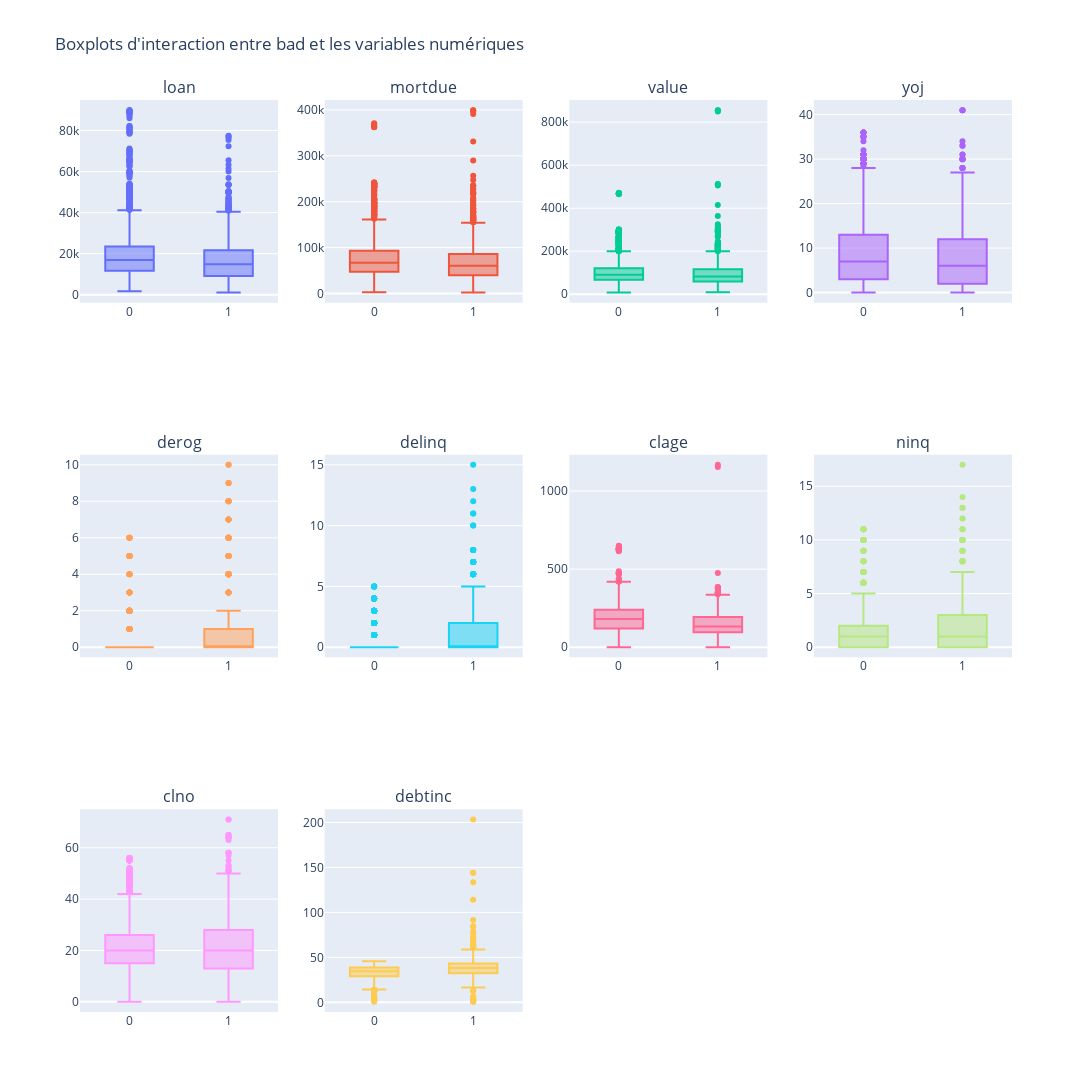

The code cell stored with this chart in its notebook:
### Code cell
# Boxplots par classes à prédire
i,j = 1,1
fig = make_subplots(rows=3, cols=4, subplot_titles=[x for x in df_num.columns.tolist()])

for col in df_num.columns:
    fig.add_trace(
        go.Box(x=df["bad"],
               y=df[col]),
        row=i, col=j)
    j+=1
    if j%5==0:
        i+=1
        j=1

fig.update_layout(width=1500, height=1500,title_text="Boxplots d'interaction entre bad et les variables numériques",showlegend=False)

### Figure 1 — Plotly figure (JSON) as saved in the notebook; plotly's stock layout.template omitted (floating-point values rounded to 4 significant figures; data arrays with more than 128 entries replaced by an {"elided": "..."} marker saying what was removed)
{"data": [{"type": "box", "x": {"elided": "5961 float values"}, "xaxis": "x", "y": {"elided": "5961 float values"}, "yaxis": "y"}, {"type": "box", "x": {"elided": "5961 float values"}, "xaxis": "x2", "y": {"elided": "5961 float values"}, "yaxis": "y2"}, {"type": "box", "x": {"elided": "5961 float values"}, "xaxis": "x3", "y": {"elided": "5961 float values"}, "yaxis": "y3"}, {"type": "box", "x": {"elided": "5961 float values"}, "xaxis": "x4", "y": {"elided": "5961 float values"}, "yaxis": "y4"}, {"type": "box", "x": {"elided": "5961 float values"}, "xaxis": "x5", "y": {"elided": "5961 float values"}, "yaxis": "y5"}, {"type": "box", "x": {"elided": "5961 float values"}, "xaxis": "x6", "y": {"elided": "5961 float values"}, "yaxis": "y6"}, {"type": "box", "x": {"elided": "5961 float values"}, "xaxis": "x7", "y": {"elided": "5961 float values"}, "yaxis": "y7"}, {"type": "box", "x": {"elided": "5961 float values"}, "xaxis": "x8", "y": {"elided": "5961 float values"}, "yaxis": "y8"}, {"type": "box", "x": {"elided": "5961 float values"}, "xaxis": "x9", "y": {"elided": "5961 float values"}, "yaxis": "y9"}, {"type": "box", "x": {"elided": "5961 float values"}, "xaxis": "x10", "y": {"elided": "5961 float values"}, "yaxis": "y10"}], "layout": {"annotations": [{"font": {"size": 16}, "showarrow": false, "text": "loan", "x": 0.1062, "xanchor": "center", "xref": "paper", "y": 1, "yanchor": "bottom", "yref": "paper"}, {"font": {"size": 16}, "showarrow": false, "text": "mortdue", "x": 0.3688, "xanchor": "center", "xref": "paper", "y": 1, "yanchor": "bottom", "yref": "paper"}, {"font": {"size": 16}, "showarrow": false, "text": "value", "x": 0.6313, "xanchor": "center", "xref": "paper", "y": 1, "yanchor": "bottom", "yref": "paper"}, {"font": {"size": 16}, "showarrow": false, "text": "yoj", "x": 0.8938, "xanchor": "center", "xref": "paper", "y": 1, "yanchor": "bottom", "yref": "paper"}, {"font": {"size": 16}, "showarrow": false, "text": "derog", "x": 0.1062, "xanchor": "center", "xref": "paper", "y": 0.6111, "yanchor": "bottom", "yref": "paper"}, {"font": {"size": 16}, "showarrow": false, "text": "delinq", "x": 0.3688, "xanchor": "center", "xref": "paper", "y": 0.6111, "yanchor": "bottom", "yref": "paper"}, {"font": {"size": 16}, "showarrow": false, "text": "clage", "x": 0.6313, "xanchor": "center", "xref": "paper", "y": 0.6111, "yanchor": "bottom", "yref": "paper"}, {"font": {"size": 16}, "showarrow": false, "text": "ninq", "x": 0.8938, "xanchor": "center", "xref": "paper", "y": 0.6111, "yanchor": "bottom", "yref": "paper"}, {"font": {"size": 16}, "showarrow": false, "text": "clno", "x": 0.1062, "xanchor": "center", "xref": "paper", "y": 0.2222, "yanchor": "bottom", "yref": "paper"}, {"font": {"size": 16}, "showarrow": false, "text": "debtinc", "x": 0.3688, "xanchor": "center", "xref": "paper", "y": 0.2222, "yanchor": "bottom", "yref": "paper"}], "height": 1500, "showlegend": false, "title": {"text": "Boxplots d'interaction entre bad et les variables numériques"}, "width": 1500, "xaxis": {"anchor": "y", "domain": [0, 0.2125]}, "xaxis10": {"anchor": "y10", "domain": [0.2625, 0.475]}, "xaxis11": {"anchor": "y11", "domain": [0.525, 0.7375]}, "xaxis12": {"anchor": "y12", "domain": [0.7875, 1]}, "xaxis2": {"anchor": "y2", "domain": [0.2625, 0.475]}, "xaxis3": {"anchor": "y3", "domain": [0.525, 0.7375]}, "xaxis4": {"anchor": "y4", "domain": [0.7875, 1]}, "xaxis5": {"anchor": "y5", "domain": [0, 0.2125]}, "xaxis6": {"anchor": "y6", "domain": [0.2625, 0.475]}, "xaxis7": {"anchor": "y7", "domain": [0.525, 0.7375]}, "xaxis8": {"anchor": "y8", "domain": [0.7875, 1]}, "xaxis9": {"anchor": "y9", "domain": [0, 0.2125]}, "yaxis": {"anchor": "x", "domain": [0.7778, 1]}, "yaxis10": {"anchor": "x10", "domain": [0, 0.2222]}, "yaxis11": {"anchor": "x11", "domain": [0, 0.2222]}, "yaxis12": {"anchor": "x12", "domain": [0, 0.2222]}, "yaxis2": {"anchor": "x2", "domain": [0.7778, 1]}, "yaxis3": {"anchor": "x3", "domain": [0.7778, 1]}, "yaxis4": {"anchor": "x4", "domain": [0.7778, 1]}, "yaxis5": {"anchor": "x5", "domain": [0.3889, 0.6111]}, "yaxis6": {"anchor": "x6", "domain": [0.3889, 0.6111]}, "yaxis7": {"anchor": "x7", "domain": [0.3889, 0.6111]}, "yaxis8": {"anchor": "x8", "domain": [0.3889, 0.6111]}, "yaxis9": {"anchor": "x9", "domain": [0, 0.2222]}}}
